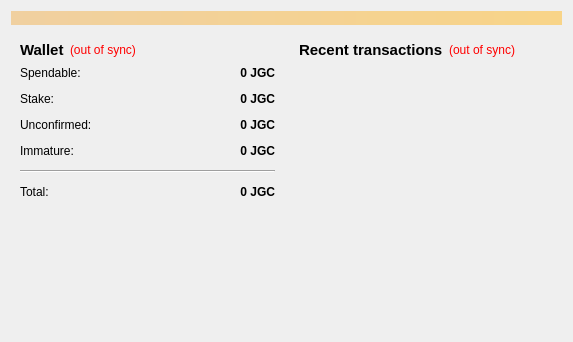
<?xml version="1.0" encoding="UTF-8"?>
<ui version="4.0">
 <class>OverviewPage</class>
 <widget class="QWidget" name="OverviewPage">
  <property name="geometry">
   <rect>
    <x>0</x>
    <y>0</y>
    <width>573</width>
    <height>342</height>
   </rect>
  </property>
  <property name="windowTitle">
   <string>Form</string>
  </property>
  <layout class="QVBoxLayout" name="topLayout">
   <item>
    <widget class="QLabel" name="labelAlerts">
     <property name="visible">
      <bool>false</bool>
     </property>
     <property name="styleSheet">
      <string notr="true">background-color: qlineargradient(x1: 0, y1: 0, x2: 1, y2: 0, stop:0 #F0D0A0, stop:1 #F8D488);  color:#000000
</string>
     </property>
     <property name="wordWrap">
      <bool>true</bool>
     </property>
     <property name="margin">
      <number>3</number>
     </property>
    </widget>
   </item>
   <item>
    <layout class="QHBoxLayout" name="horizontalLayout" stretch="1,1">
     <item>
      <layout class="QVBoxLayout" name="verticalLayout_2">
       <item>
        <widget class="QWidget" name="widget" native="true">
         <layout class="QVBoxLayout" name="verticalLayout_4">
          <item>
           <layout class="QHBoxLayout" name="horizontalLayout_4">
            <item>
             <widget class="QLabel" name="label_5">
              <property name="font">
               <font>
                <pointsize>11</pointsize>
                <weight>75</weight>
                <bold>true</bold>
               </font>
              </property>
              <property name="text">
               <string>Wallet</string>
              </property>
             </widget>
            </item>
            <item>
             <widget class="QLabel" name="labelWalletStatus">
              <property name="toolTip">
               <string>The displayed information may be out of date. Your wallet automatically synchronizes with the JiaguCoin network after a connection is established, but this process has not completed yet.</string>
              </property>
              <property name="styleSheet">
               <string notr="true">QLabel { color: red; }</string>
              </property>
              <property name="text">
               <string notr="true">(out of sync)</string>
              </property>
              <property name="alignment">
               <set>Qt::AlignLeading|Qt::AlignLeft|Qt::AlignVCenter</set>
              </property>
             </widget>
            </item>
            <item>
             <spacer name="horizontalSpacer_2">
              <property name="orientation">
               <enum>Qt::Horizontal</enum>
              </property>
              <property name="sizeHint" stdset="0">
               <size>
                <width>40</width>
                <height>20</height>
               </size>
              </property>
             </spacer>
            </item>
           </layout>
          </item>
          <item>
           <layout class="QFormLayout" name="formLayout_2">
            <property name="fieldGrowthPolicy">
             <enum>QFormLayout::AllNonFixedFieldsGrow</enum>
            </property>
            <property name="horizontalSpacing">
             <number>12</number>
            </property>
            <property name="verticalSpacing">
             <number>12</number>
            </property>
            <item row="0" column="0">
             <widget class="QLabel" name="label">
              <property name="text">
               <string>Spendable:</string>
              </property>
             </widget>
            </item>
            <item row="0" column="1">
             <widget class="QLabel" name="labelBalance">
              <property name="font">
               <font>
                <weight>75</weight>
                <bold>true</bold>
               </font>
              </property>
              <property name="cursor">
               <cursorShape>IBeamCursor</cursorShape>
              </property>
              <property name="toolTip">
               <string>Your current spendable balance</string>
              </property>
              <property name="text">
               <string notr="true">0 JGC</string>
              </property>
              <property name="alignment">
               <set>Qt::AlignRight|Qt::AlignTrailing|Qt::AlignVCenter</set>
              </property>
              <property name="textInteractionFlags">
               <set>Qt::LinksAccessibleByMouse|Qt::TextSelectableByKeyboard|Qt::TextSelectableByMouse</set>
              </property>
             </widget>
            </item>
            <item row="1" column="0">
             <widget class="QLabel" name="label_6">
              <property name="text">
               <string>Stake:</string>
              </property>
             </widget>
            </item>
            <item row="1" column="1">
             <widget class="QLabel" name="labelStake">
              <property name="font">
               <font>
                <weight>75</weight>
                <bold>true</bold>
               </font>
              </property>
              <property name="cursor">
               <cursorShape>IBeamCursor</cursorShape>
              </property>
              <property name="toolTip">
               <string>Total of coins that was staked, and do not yet count toward the current balance</string>
              </property>
              <property name="text">
               <string notr="true">0 JGC</string>
              </property>
              <property name="alignment">
               <set>Qt::AlignRight|Qt::AlignTrailing|Qt::AlignVCenter</set>
              </property>
              <property name="textInteractionFlags">
               <set>Qt::LinksAccessibleByMouse|Qt::TextSelectableByKeyboard|Qt::TextSelectableByMouse</set>
              </property>
             </widget>
            </item>
            <item row="2" column="0">
             <widget class="QLabel" name="label_3">
              <property name="text">
               <string>Unconfirmed:</string>
              </property>
             </widget>
            </item>
            <item row="2" column="1">
             <widget class="QLabel" name="labelUnconfirmed">
              <property name="font">
               <font>
                <weight>75</weight>
                <bold>true</bold>
               </font>
              </property>
              <property name="cursor">
               <cursorShape>IBeamCursor</cursorShape>
              </property>
              <property name="toolTip">
               <string>Total of transactions that have yet to be confirmed, and do not yet count toward the current balance</string>
              </property>
              <property name="text">
               <string notr="true">0 JGC</string>
              </property>
              <property name="alignment">
               <set>Qt::AlignRight|Qt::AlignTrailing|Qt::AlignVCenter</set>
              </property>
              <property name="textInteractionFlags">
               <set>Qt::LinksAccessibleByMouse|Qt::TextSelectableByKeyboard|Qt::TextSelectableByMouse</set>
              </property>
             </widget>
            </item>
            <item row="3" column="0">
             <widget class="QLabel" name="labelImmatureText">
              <property name="text">
               <string>Immature:</string>
              </property>
             </widget>
            </item>
            <item row="3" column="1">
             <widget class="QLabel" name="labelImmature">
              <property name="font">
               <font>
                <weight>75</weight>
                <bold>true</bold>
               </font>
              </property>
              <property name="toolTip">
               <string>Mined balance that has not yet matured</string>
              </property>
              <property name="text">
               <string notr="true">0 JGC</string>
              </property>
              <property name="alignment">
               <set>Qt::AlignRight|Qt::AlignTrailing|Qt::AlignVCenter</set>
              </property>
              <property name="textInteractionFlags">
               <set>Qt::LinksAccessibleByMouse|Qt::TextSelectableByKeyboard|Qt::TextSelectableByMouse</set>
              </property>
             </widget>
            </item>
            <item row="4" column="0" colspan="2">
             <widget class="Line" name="line">
              <property name="orientation">
               <enum>Qt::Horizontal</enum>
              </property>
             </widget>
            </item>
            <item row="5" column="0">
             <widget class="QLabel" name="labelTotalText">
              <property name="text">
               <string>Total:</string>
              </property>
             </widget>
            </item>
            <item row="5" column="1">
             <widget class="QLabel" name="labelTotal">
              <property name="font">
               <font>
                <weight>75</weight>
                <bold>true</bold>
               </font>
              </property>
              <property name="cursor">
               <cursorShape>IBeamCursor</cursorShape>
              </property>
              <property name="toolTip">
               <string>Your current total balance</string>
              </property>
              <property name="text">
               <string notr="true">0 JGC</string>
              </property>
              <property name="alignment">
               <set>Qt::AlignRight|Qt::AlignTrailing|Qt::AlignVCenter</set>
              </property>
              <property name="textInteractionFlags">
               <set>Qt::LinksAccessibleByMouse|Qt::TextSelectableByKeyboard|Qt::TextSelectableByMouse</set>
              </property>
             </widget>
            </item>
           </layout>
          </item>
         </layout>
        </widget>
       </item>
       <item>
        <spacer name="verticalSpacer">
         <property name="orientation">
          <enum>Qt::Vertical</enum>
         </property>
         <property name="sizeHint" stdset="0">
          <size>
           <width>20</width>
           <height>40</height>
          </size>
         </property>
        </spacer>
       </item>
      </layout>
     </item>
     <item>
      <layout class="QVBoxLayout" name="verticalLayout_3">
       <item>
        <widget class="QWidget" name="widget_2" native="true">
         <layout class="QVBoxLayout" name="verticalLayout">
          <item>
           <layout class="QHBoxLayout" name="horizontalLayout_2">
            <item>
             <widget class="QLabel" name="label_4">
              <property name="font">
               <font>
                <pointsize>11</pointsize>
                <weight>75</weight>
                <bold>true</bold>
               </font>
              </property>
              <property name="text">
               <string>&lt;b&gt;Recent transactions&lt;/b&gt;</string>
              </property>
             </widget>
            </item>
            <item>
             <widget class="QLabel" name="labelTransactionsStatus">
              <property name="toolTip">
               <string>The displayed information may be out of date. Your wallet automatically synchronizes with the JiaguCoin network after a connection is established, but this process has not completed yet.</string>
              </property>
              <property name="styleSheet">
               <string notr="true">QLabel { color: red; }</string>
              </property>
              <property name="text">
               <string notr="true">(out of sync)</string>
              </property>
              <property name="alignment">
               <set>Qt::AlignRight|Qt::AlignTrailing|Qt::AlignVCenter</set>
              </property>
             </widget>
            </item>
            <item>
             <spacer name="horizontalSpacer">
              <property name="orientation">
               <enum>Qt::Horizontal</enum>
              </property>
              <property name="sizeHint" stdset="0">
               <size>
                <width>40</width>
                <height>20</height>
               </size>
              </property>
             </spacer>
            </item>
           </layout>
          </item>
          <item>
           <widget class="QListView" name="listTransactions">
            <property name="styleSheet">
             <string notr="true">QListView { background: transparent; }</string>
            </property>
            <property name="frameShape">
             <enum>QFrame::NoFrame</enum>
            </property>
            <property name="verticalScrollBarPolicy">
             <enum>Qt::ScrollBarAlwaysOff</enum>
            </property>
            <property name="horizontalScrollBarPolicy">
             <enum>Qt::ScrollBarAlwaysOff</enum>
            </property>
            <property name="selectionMode">
             <enum>QAbstractItemView::NoSelection</enum>
            </property>
           </widget>
          </item>
         </layout>
        </widget>
       </item>
      </layout>
     </item>
    </layout>
   </item>
  </layout>
 </widget>
 <resources/>
 <connections/>
</ui>
